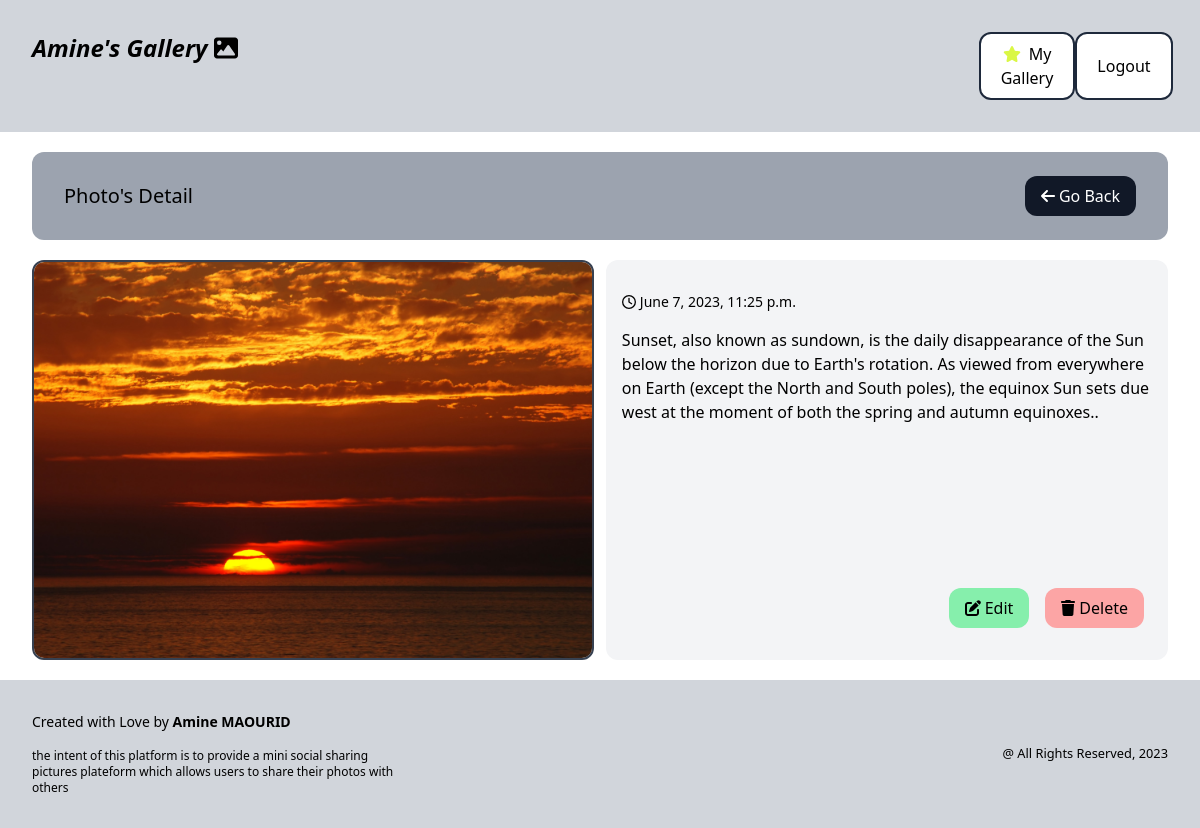
Screenshot of /gallery/1/ (signed in) with the database file from the repository.
### photoshare/models.py (models this page shows, shortened)
class Photo(models.Model) :
    description = models.TextField(max_length=500, null=False, blank=False)
    category = models.ForeignKey(Category, related_name="photos", on_delete=models.SET_NULL, null=True)
    image = models.ImageField(null=False, blank=False)
    created_at = models.DateTimeField(auto_now_add=True)
    created_by = models.ForeignKey(User, related_name="photos", on_delete=models.CASCADE)

### photoshare/views.py (the view)
# urls.py: path('<str:pk>/', views.viewPhoto, name='detail_photo'),
@login_required
def viewPhoto(request, pk) :
    photo = get_object_or_404(Photo, pk=pk)
    return render(request, 'photoshare/photo.html', {'photo' : photo})

### photoshare/templates/photoshare/photo.html (shortened to what this page needs)
{% extends 'photoshare/base.html' %}
{% block content %}
<div class="flex flex-col h-full">
    <div class="flex justify-between py-6 px-8 bg-gray-400 rounded-xl mb-5 items-center col-span-3">
        <h3 class="text-xl">
           {% block header_title %} Photo's Detail {% endblock %}
        </h3>
        <button class="py-2 px-4 bg-gray-900 text-white hover:bg-gray-700 rounded-xl">
            <a href="{% url 'gallery' %}">
                <i class="fa-solid fa-arrow-left mr-1"></i>Go Back
            </a>
        </button>
    </div>
    <div class="flex h-5/6">
        <div class="w-1/2 mr-3 border-2 border-gray-700 rounded-xl overflow-clip">
            <img class="object-cover h-full w-full" src="{{ photo.image.url }}" alt="{{ photo.description }}">
        </div>
        {% block buttons_section %}
        <div class="w-1/2 py-8 px-4 bg-gray-100 rounded-xl flex flex-col justify-between">
            <div class="flex flex-col">
                <p class="text-sm mb-4">
                    <i class="fa-regular fa-clock mr-1"></i>{{ photo.created_at }}
                </p>
                <p class="overflow-hidden">
                    {{ photo.description }}
                </p>
            </div>
            <div class="flex self-end">
                {% if request.user == photo.created_by or request.user.is_superuser  %}
                <button class="py-2 px-4 bg-green-300 mx-2 rounded-xl hover:bg-green-400 hover:text-white">
                    <a href="{% url 'edit' photo.id %}" class="flex items-center">
                        <i class="fa-solid fa-pen-to-square mr-1"></i>Edit
                    </a>
                </button>
                <button class="py-2 px-4 bg-red-300 mx-2 rounded-xl hover:bg-red-400 hover:text-white">
                    <a href="{% url 'delete' photo.id %}">
                        <i class="fa-solid fa-trash mr-1"></i>Delete
                    </a>
                </button>
                {% endif %}
            </div>
        </div>
        {% endblock %}
    </div>
</div>
{% endblock %}

### rows the page displays
Photo: image (picture), created_at "June 7, 2023, 11:25 p.m.", description "Sunset, also known as sundown, is the daily disappearance of the Sun below the horizon due to Earth's rotation. As viewed from everywhere on Earth (except the North and South poles), the equinox Sun sets due west at the moment of both the spring and autumn equinoxes.."
